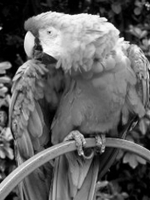
%> input picture image/Images-20231018/image1.png, 150 x 200 px
$ octave lab03.m   (GNU Octave 9; MATLAB toolbox functions it lacks are replaced by stand-ins)
%> lines starting %> are read from the running program, lines starting %| are printed output that depends on the picture
A=imread('image1.png');
%> A is the input picture: size 200x150 uint8; min 0, max 255, mean 97
ha=histeq(A);
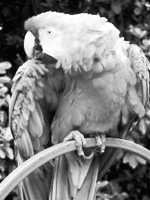
%> ha: size 200x150 uint8; min 4, max 255, mean 126.2
figure(1),imshow(ha);
s=size(A);
%> s = [200 150]
B=zeros(s(1),s(2));
c=imadjust(A,[],[],0.5);
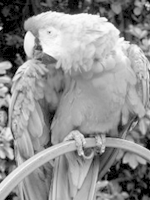
%> c: size 200x150 uint8; min 0, max 255, mean 144.6
B((1:s(1)/2),:)=c((1:s(1)/2),:);
c=imadjust(A,[],[],2);
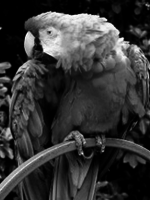
%> c: size 200x150 uint8; min 0, max 255, mean 52.8
B((s(1)/2+1):end,:)=c(  (s(1)/2+1):end,:);
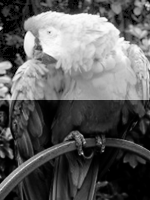
%> B: size 200x150 double; min 0, max 255, mean 94.2
figure(2),imshow(B/255);
hb=imhist(B);
%> hb = 256 values, max 28203 at index 256, min 0 at index 2, mean 117.2
figure(3),plot(hb);
%> after `plot(hb)`:
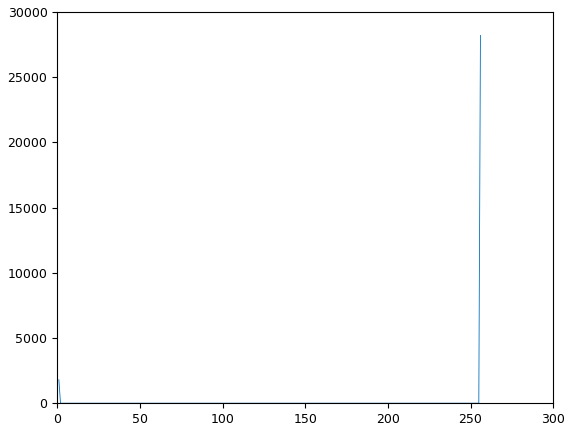
%> figure redrawn from the program's plot data; curve peaks at x = 256, y = 28203
av=fspecial('average',[5,7]);
aav=filter2(av,A);
figure(4),imshow(aav/255);
mask=[-1 -1 -1;-1 9 -1; -1 -1 -1];
amask=filter2(mask,A);
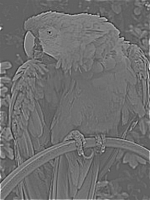
%> amask: size 200x150 double; min -833, max 1324, mean 101.5; drawn with min black and max white
figure(5),imshow(amask/255);
%> after `imshow(amask/255)`:
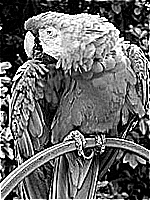
%> displayed picture: size 200x150, on the screen's scale of 0 to 255; min 0, max 255, mean 103.5

$ run again, with image/Images-20231018/man.png copied over image/Images-20231018/image1.png
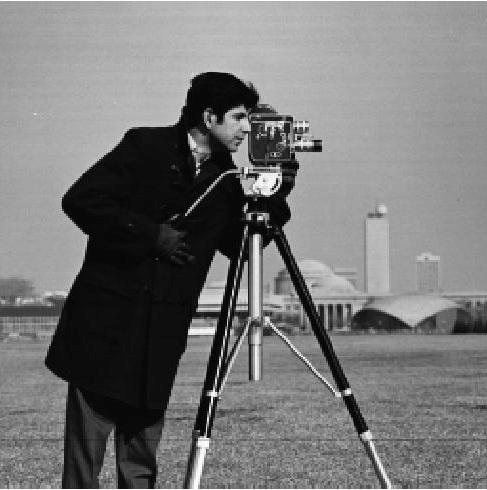
%> input picture image/Images-20231018/man.png, 487 x 490 px
%> `B((s(1)/2+1):end,:)=c(  (s(1)/2+1):end,:);`:
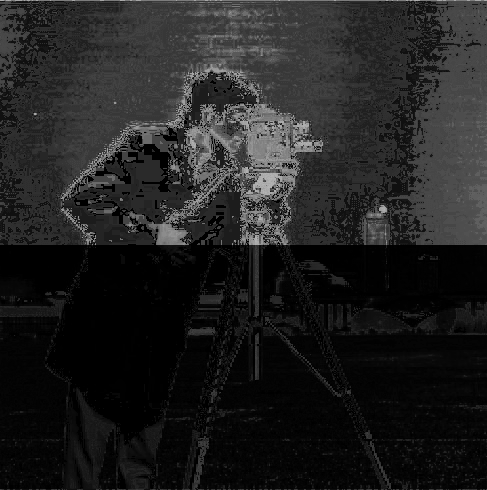
%> B: size 490x487 double; min 0, max 180, mean 32.7
%> hb = 256 values, max 206481 at index 256, min 0 at index 2, mean 932.1
%> `imshow(amask/255)`:
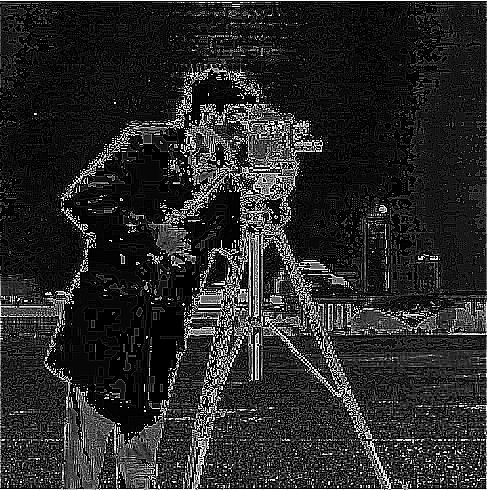
%> displayed picture: size 490x487, on the screen's scale of 0 to 255; min 0, max 255, mean 40.4

$ run again, with image/Images-20231018/rice.png copied over image/Images-20231018/image1.png
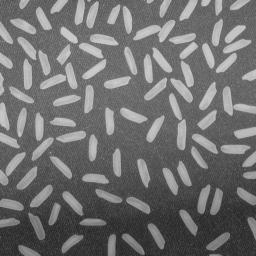
%> input picture image/Images-20231018/rice.png, 256 x 256 px
%> A is the input picture: size 256x256 uint8; min 40, max 204, mean 111.2
%> `B((s(1)/2+1):end,:)=c(  (s(1)/2+1):end,:);`:
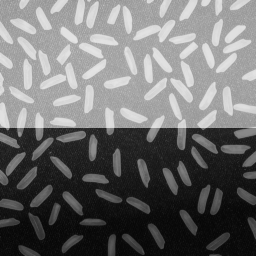
%> B: size 256x256 double; min 6, max 228, mean 109.9
%> hb = 256 values from 0 to 65536
%> `imshow(amask/255)`:
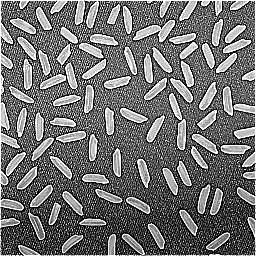
%> displayed picture: size 256x256, on the screen's scale of 0 to 255; min 0, max 255, mean 112.4
